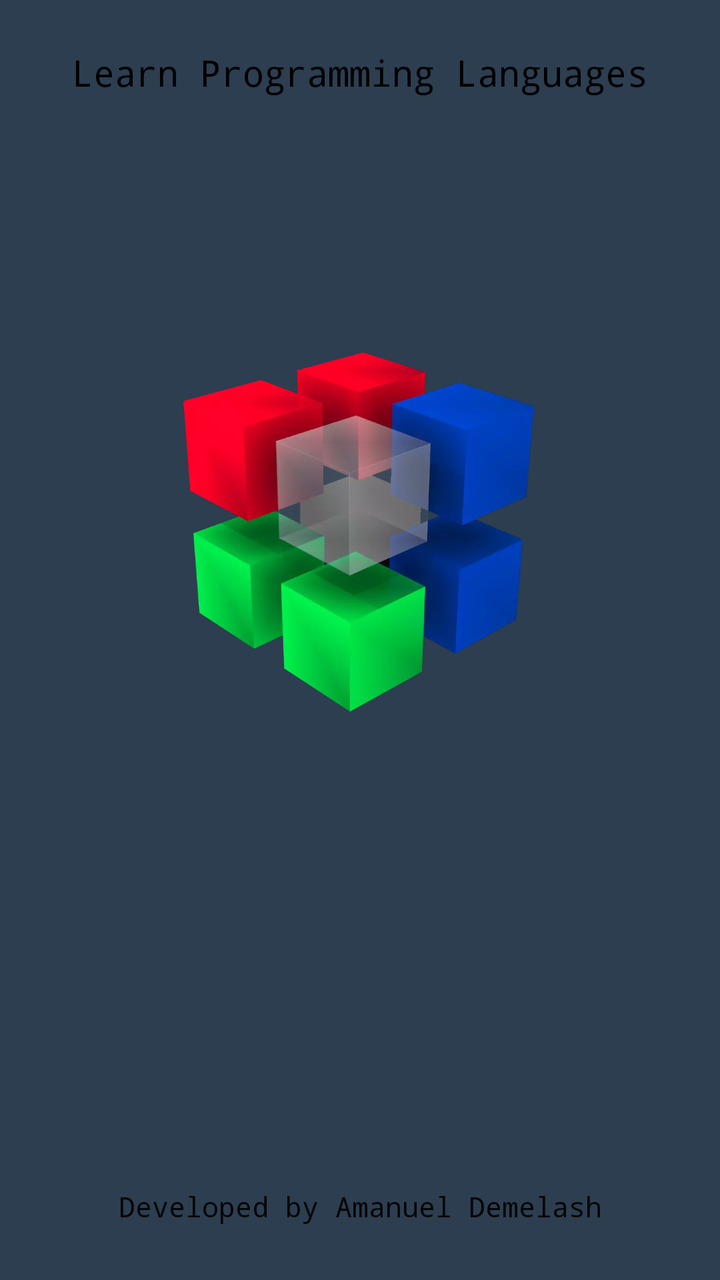
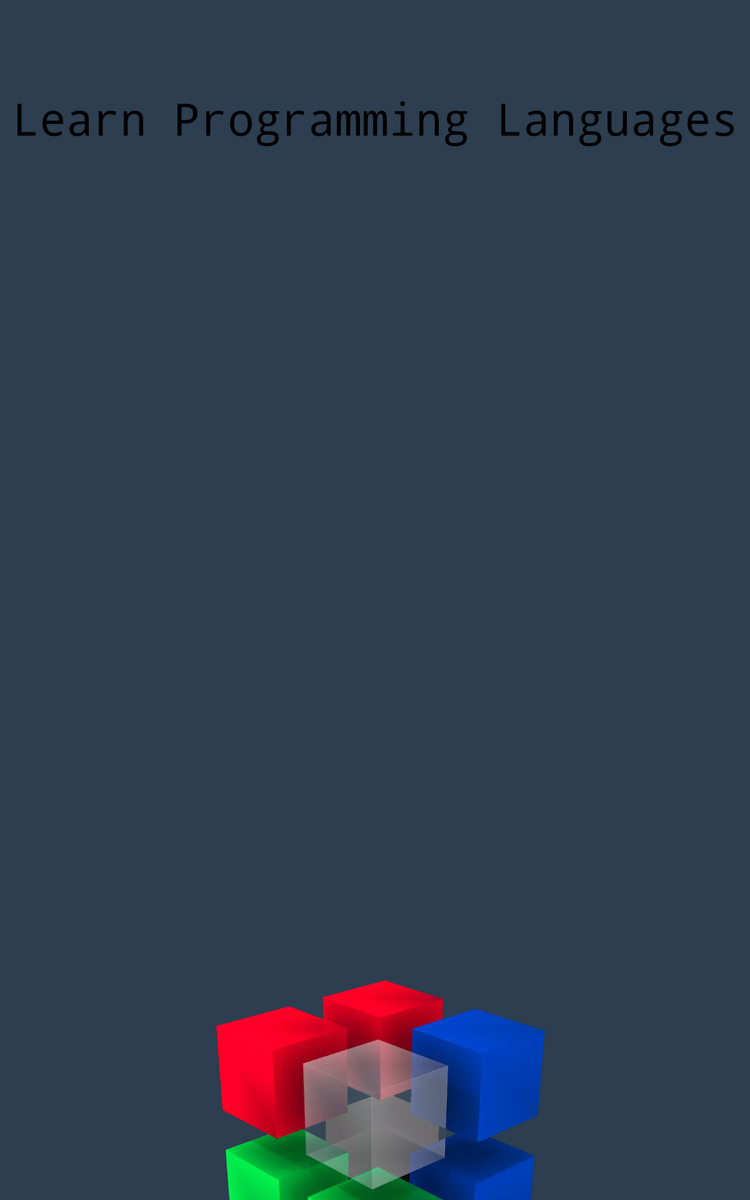

An Android layout and its configuration variant, each rendered on a device that would load it. The default file and the variant file are quoted in full after the pictures.
<!-- AndroidManifest.xml: application theme Theme.LearnCoding -->
<!-- res/layout/activity_splash.xml -->
<?xml version="1.0" encoding="utf-8"?>
<androidx.constraintlayout.widget.ConstraintLayout xmlns:android="http://schemas.android.com/apk/res/android"
    xmlns:app="http://schemas.android.com/apk/res-auto"
    xmlns:tools="http://schemas.android.com/tools"
    android:layout_width="match_parent"
    android:layout_height="match_parent"
    android:background="@color/purple_500"
    tools:context=".ui.Splash">

    <TextView
        android:id="@+id/textView"
        android:layout_width="wrap_content"
        android:layout_height="wrap_content"
        android:layout_marginTop="24dp"
        android:fontFamily="monospace"
        android:text="@string/learn_programming_lnguages"
        android:textColor="#000000"
        android:textSize="18sp"
        app:layout_constraintEnd_toEndOf="parent"
        app:layout_constraintStart_toStartOf="parent"
        app:layout_constraintTop_toTopOf="parent" />

    <ImageView
        android:id="@+id/imageView"
        android:layout_width="200dp"
        android:layout_height="200dp"
        android:layout_marginTop="116dp"
        android:contentDescription="@string/todo"
        app:layout_constraintEnd_toEndOf="parent"
        app:layout_constraintHorizontal_bias="0.478"
        app:layout_constraintStart_toStartOf="parent"
        app:layout_constraintTop_toBottomOf="@+id/textView"
        app:srcCompat="@drawable/splashlogo" />

    <TextView
        android:id="@+id/textView2"
        android:layout_width="wrap_content"
        android:layout_height="wrap_content"
        android:layout_marginBottom="16dp"
        android:fontFamily="monospace"
        android:text="@string/developed_by_amanuel_demelash"
        android:textColor="#050505"
        app:layout_constraintBottom_toBottomOf="parent"
        app:layout_constraintEnd_toEndOf="parent"
        app:layout_constraintStart_toStartOf="parent"
        app:layout_constraintTop_toBottomOf="@+id/imageView"
        app:layout_constraintVertical_bias="0.953" />

    <ProgressBar
        android:id="@+id/progressBar"
        style="?android:attr/progressBarStyle"
        android:layout_width="wrap_content"
        android:layout_height="wrap_content"
        android:layout_marginTop="32dp"
        app:layout_constraintEnd_toEndOf="parent"
        app:layout_constraintStart_toStartOf="parent"
        app:layout_constraintTop_toBottomOf="@+id/imageView" />
</androidx.constraintlayout.widget.ConstraintLayout>
<!-- resources referenced by this layout -->
<resources>
  <color name="purple_500">#2c3e50</color>
  <!-- drawable splashlogo: webp bitmap (drawable-v24, 34272 bytes) -->
  <string name="developed_by_amanuel_demelash">Developed by Amanuel Demelash</string>
  <string name="learn_programming_lnguages">Learn Programming Languages</string>
  <string name="todo">TODO</string>
  <style name="Theme.LearnCoding" parent="Theme.MaterialComponents.DayNight.DarkActionBar">
          
          <item name="colorPrimary">@color/purple_500</item>
          <item name="colorPrimaryVariant">@color/purple_700</item>
          <item name="colorOnPrimary">@color/white</item>
          
          <item name="colorSecondary">@color/teal_200</item>
          <item name="colorSecondaryVariant">@color/teal_700</item>
          <item name="colorOnSecondary">@color/black</item>
          
          <item name="android:statusBarColor" tools:targetApi="l">?attr/colorPrimaryVariant</item>
          
      </style>
  <color name="purple_700">#2c3e50</color>
  <color name="white">#FFFFFFFF</color>
  <color name="teal_200">#636e72</color>
  <color name="teal_700">#FF018786</color>
  <color name="black">#FF000000</color>
</resources>
<!-- res/layout-sw600dp/activity_splash.xml (the repository's variant of the layout above) -->
<!-- drawn on a 7-inch tablet held upright -->
<?xml version="1.0" encoding="utf-8"?>
<androidx.constraintlayout.widget.ConstraintLayout xmlns:android="http://schemas.android.com/apk/res/android"
    xmlns:app="http://schemas.android.com/apk/res-auto"
    xmlns:tools="http://schemas.android.com/tools"
    android:layout_width="match_parent"
    android:layout_height="match_parent"
    android:background="@color/purple_500"
    tools:context=".ui.Splash">

    <TextView
        android:id="@+id/textView"
        android:layout_width="wrap_content"
        android:layout_height="wrap_content"
        android:layout_marginTop="70dp"
        android:fontFamily="monospace"
        android:text="@string/learn_programming_lnguages"
        android:textColor="#000000"
        android:textSize="36sp"
        app:layout_constraintEnd_toEndOf="parent"
        app:layout_constraintStart_toStartOf="parent"
        app:layout_constraintTop_toTopOf="parent" />

    <ImageView
        android:id="@+id/imageView"
        android:layout_width="300dp"
        android:layout_height="300dp"
        android:layout_marginTop="648dp"
        app:layout_constraintBottom_toBottomOf="parent"
        app:layout_constraintEnd_toEndOf="parent"
        app:layout_constraintStart_toStartOf="parent"
        app:layout_constraintTop_toBottomOf="@+id/textView"
        app:layout_constraintVertical_bias="0.0"
        app:srcCompat="@drawable/splashlogo"
        android:contentDescription="TODO" />

    <TextView
        android:id="@+id/textView2"
        android:layout_width="wrap_content"
        android:layout_height="wrap_content"
        android:layout_marginBottom="16dp"
        android:fontFamily="monospace"
        android:text="Developed by Amanuel Demelash"
        android:textColor="#050505"
        android:textSize="30sp"
        app:layout_constraintBottom_toBottomOf="parent"
        app:layout_constraintEnd_toEndOf="parent"
        app:layout_constraintStart_toStartOf="parent"
        app:layout_constraintTop_toBottomOf="@+id/imageView"
        app:layout_constraintVertical_bias="0.953" />

    <ProgressBar
        android:id="@+id/progressBar"
        style="?android:attr/progressBarStyle"
        android:layout_width="wrap_content"
        android:layout_height="wrap_content"
        android:layout_marginTop="32dp"
        app:layout_constraintEnd_toEndOf="parent"
        app:layout_constraintStart_toStartOf="parent"
        app:layout_constraintTop_toBottomOf="@+id/imageView" />
</androidx.constraintlayout.widget.ConstraintLayout>
<!-- resources referenced by the variant -->
<!-- as a 7-inch tablet held upright resolves them -->
<resources>
  <color name="purple_500">#2c3e50</color>
  <!-- drawable splashlogo: webp bitmap (drawable-v24, 34272 bytes) -->
  <string name="learn_programming_lnguages">Learn Programming Languages</string>
  <style name="Theme.LearnCoding" parent="Theme.MaterialComponents.DayNight.DarkActionBar">
          
          <item name="colorPrimary">@color/purple_500</item>
          <item name="colorPrimaryVariant">@color/purple_700</item>
          <item name="colorOnPrimary">@color/white</item>
          
          <item name="colorSecondary">@color/teal_200</item>
          <item name="colorSecondaryVariant">@color/teal_700</item>
          <item name="colorOnSecondary">@color/black</item>
          
          <item name="android:statusBarColor" tools:targetApi="l">?attr/colorPrimaryVariant</item>
          
      </style>
  <color name="purple_700">#2c3e50</color>
  <color name="white">#FFFFFFFF</color>
  <color name="teal_200">#636e72</color>
  <color name="teal_700">#FF018786</color>
  <color name="black">#FF000000</color>
</resources>
